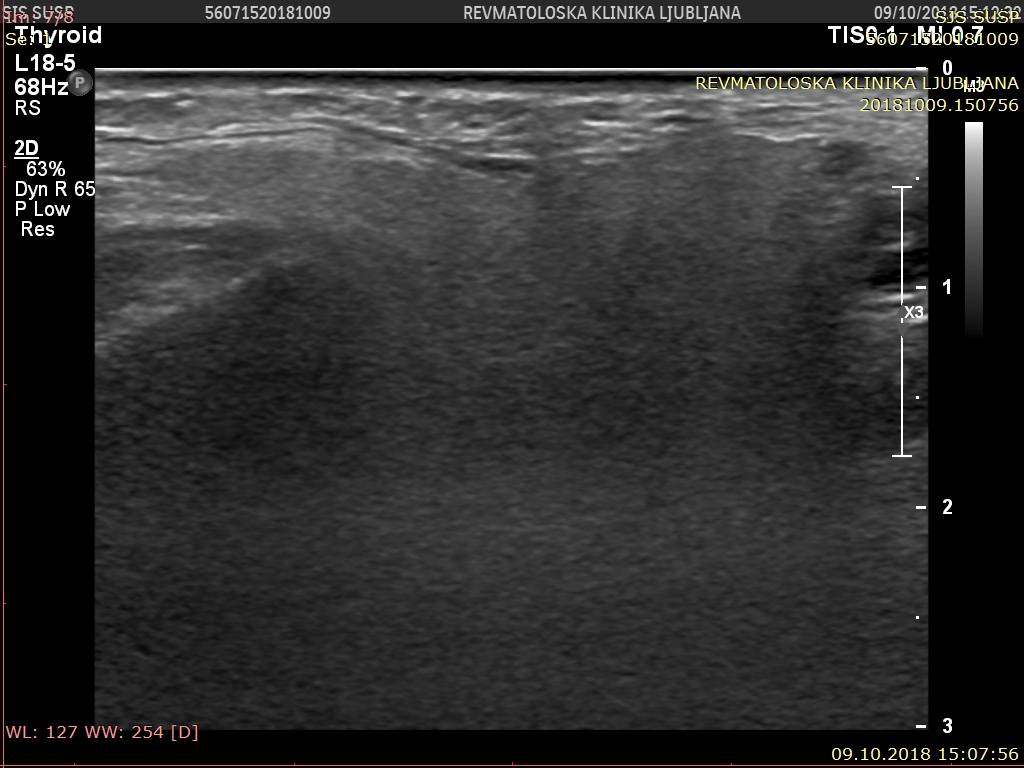
#> input picture Deep Learning - SG segmentation/FCN-DenseNet inference/in/IMG-0001-00008.jpg, 1024 x 768 px
$ python -i DeepSGUS.py   (imports and definitions only)
#> lines starting #> are read from the running program, lines starting #| are printed output that depends on the picture
# Script for the automatic semantic segmentation of SGUS images

#libraries
import tensorflow.compat.v1 as tf
# [1 line not run here, left out]
import numpy as np
import cv2 as cv
import os
import matplotlib.pyplot as plt
import pickle
import time
import imutils

class DeepSGUS_CNN(object):

    def __init__(self, model_filepath='C:/Users/shrey/Downloads/Assessment-of-pSS-from-SGUS-images-master/Assessment-of-pSS-from-SGUS-images-master/2 Deep Learning - SG segmentation/FCN-DenseNet inference/frozen_graph.pb', inputSize = 224):
        self.input_size = inputSize
        self.graph      = None
        # The file path of model
        self.model_filepath = model_filepath
        # Initialize the model
        self.load_graph(model_filepath = self.model_filepath)

    #Load pretrained model
    #INPUTS
        #model_filepath - path to pb file
    #OUTPUT
        #updated self/object
    def load_graph(self, model_filepath):
        tf.reset_default_graph()
#> (this line was passed over: tensorflow is not available in this run)
#> (the call stopped at in load_graph, `self.graph = tf.get_default_graph()`: tensorflow is not available in this run)
        print('Loading model...')
        self.graph = tf.get_default_graph()
        self.sess  = tf.InteractiveSession(graph = self.graph)

        with tf.gfile.GFile(model_filepath, 'rb') as f:
            self.graph_def = tf.GraphDef()
            self.graph_def.ParseFromString(f.read())

        print('Check out the input placeholders:')
        nodes = [n.name + ' => ' +  n.op for n in self.graph_def.node if n.op in ('Placeholder')]
        for node in nodes:
            print(node)
        #Import the frozen graph
        tf.import_graph_def(self.graph_def,name='import')
        #Input placeholders
        self.input_image         = self.graph.get_tensor_by_name('import/input_image:0')
        self.output_segmentation = self.graph.get_tensor_by_name('import/inference/prediction:0')
        self.keep_probability    = self.graph.get_tensor_by_name('import/keep_probabilty:0')
        self.TRAINING            = self.graph.get_tensor_by_name('import/TRAINING:0')
        self.annotation          = tf.placeholder(dtype=tf.int32,shape=[None,self.input_size,self.input_size,1])
        print('Model loading complete!')

    # Print layers' names
    #INPUTS
        #none
    #OUTPUTS
        #none
    def print_layerNames(self):
        print('Composing layers:')
        if self.graph != None :
            layers = [op.name for op in self.graph.get_operations()]
            for layer in layers:
                print(layer)
        else:
            print("Graph is not loaded!")

    #Function for reading/adapting images for the TensorFlow graph
    #INPUT
        #img - numarray/filepat
    #OUTPUT
        #img        - loaded and resize image (with respoect to the self.input_size)
        #orgW, orgH - original width and height
        #orgImg     - original image
    def loadImage(self, img):
        #if img paramter is string
        if type(img) == str :
            #try to load it using OpenCV
            try:
                #Read file
                img = cv.imread(img)
                #Convert to RGB colorspace
                img = cv.cvtColor(img,cv.COLOR_BGR2RGB)
            except:
                #if reading file failed, print msg, return None
                print("Image " + img + " cannot be loaded, please check.")
                return None, None, None
        orgW   = img.shape[1]
#> orgW = 1024
        orgH   = img.shape[0]
#> orgH = 768
        orgImg = img
        #if input image is array, ensure that it dimensions match input of the CNN
        img =  cv.resize(img,(self.input_size, self.input_size))
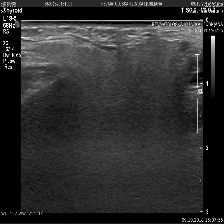
#> img: shape (224, 224); min 0, max 255, mean 44.9
        #return results
        return img, orgW, orgH, orgImg

    # Inference on the input data (image)
    #INPUTS
        #img    - image (string, or numpy opncv)
        #img_gt - ground truth image
    #OUTPTUS
        #output                  - output of the nework (per-pixel classification)
        #output_BlackAndWhiteSG  - image (white is SG, black is bacground)
        #output_contourSG        - image (resulting contour is drawn over input image)
        #output_contourSG_points - list of contour points
    def segmentImage(self, img):
        img, orgW, orgH, orgImg = self.loadImage(img)
#> orgW = 1024; orgH = 768

        #Run CNN
#> (the run stopped early here; a loop or call above may not have finished)

$ run again, on Deep Learning - SG segmentation/FCN-DenseNet inference/in/STELLIN_0001_img.jpg
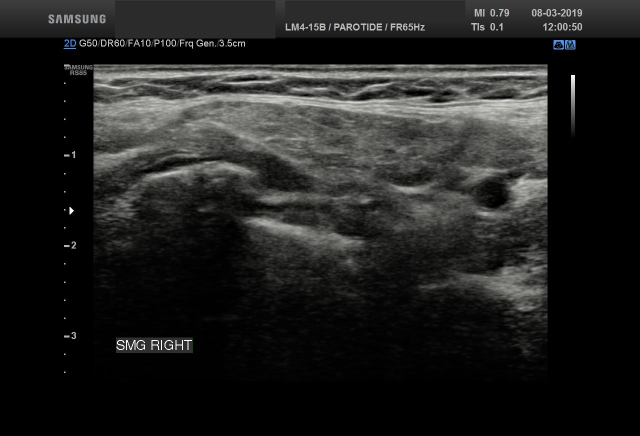
#> input picture Deep Learning - SG segmentation/FCN-DenseNet inference/in/STELLIN_0001_img.jpg, 1280 x 872 px (shown at 1/2 size)
#> in loadImage, `img =  cv.resize(img,(self.input_size, self.input_size))`:
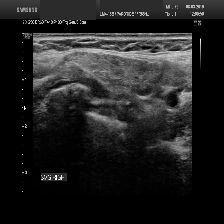
#> img: shape (224, 224); min 0, max 254, mean 32.5
#> in segmentImage, `img, orgW, orgH, orgImg = self.loadImage(img)`: orgW = 1280; orgH = 872

$ run again, on Deep Learning - SG segmentation/FCN-DenseNet inference/in/TIONI_0001_img.jpg
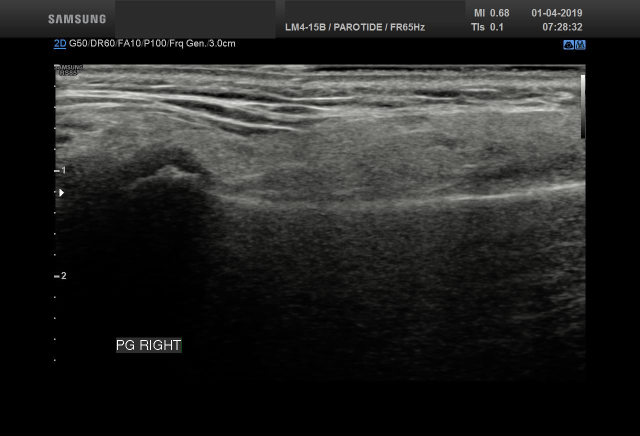
#> input picture Deep Learning - SG segmentation/FCN-DenseNet inference/in/TIONI_0001_img.jpg, 1280 x 872 px (shown at 1/2 size)
#> in loadImage, `img =  cv.resize(img,(self.input_size, self.input_size))`:
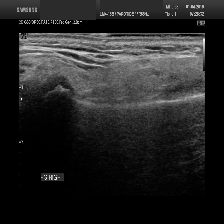
#> img: shape (224, 224); min 0, max 255, mean 36.1
#> in segmentImage, `img, orgW, orgH, orgImg = self.loadImage(img)`: orgW = 1280; orgH = 872
